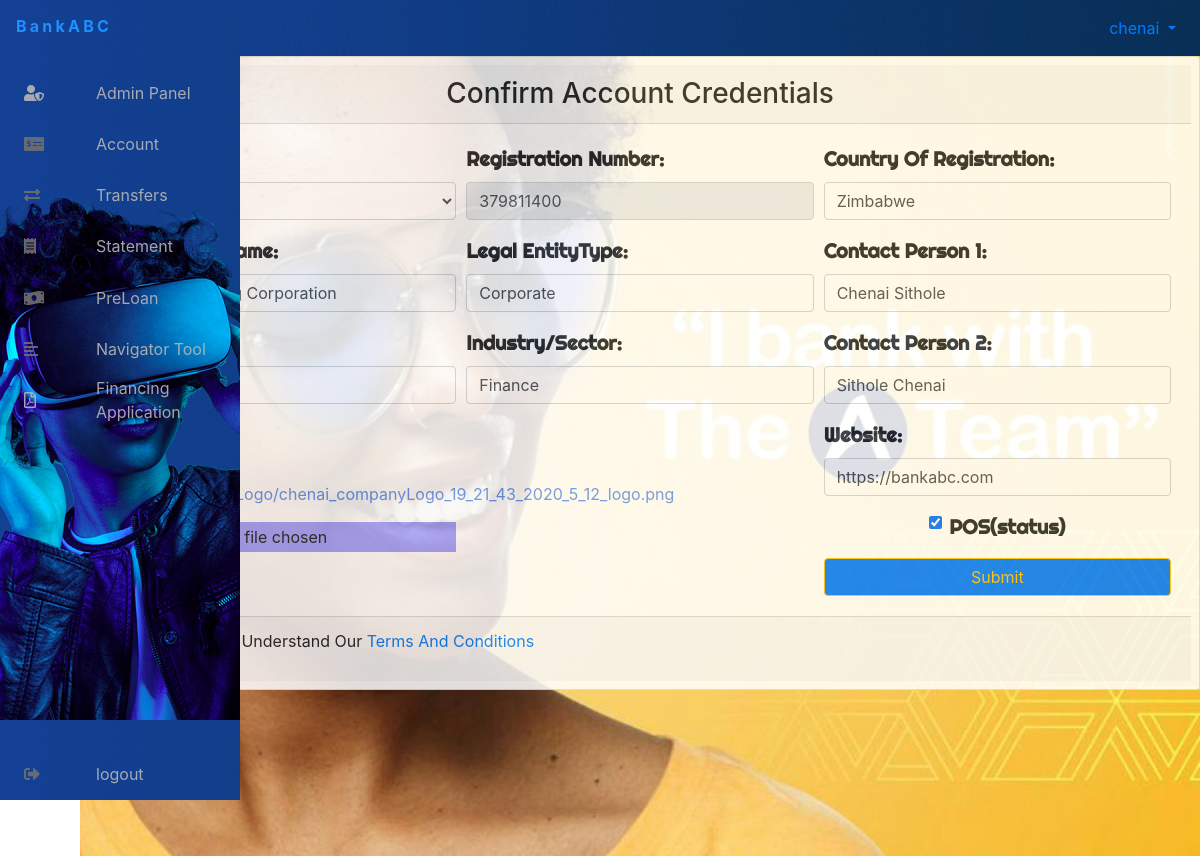
The page /corporate_application (signed in) on the database its author committed.
### bank/models.py (models this page shows, shortened)
class Account(AbstractBaseUser):
    email = models.EmailField(
        verbose_name='email', max_length=60, unique=True)
    username = models.CharField(max_length=30, unique=True)
    isCorporate = models.BooleanField(default=False)
    physicalAddress = models.CharField(max_length=60)
    postalAddress = models.CharField(max_length=60)
    phone = models.CharField(max_length=30)
    date_joined = models.DateTimeField(
        verbose_name='date joined', auto_now_add=True)
    last_login = models.DateTimeField(
        verbose_name='last login', auto_now=True)
    is_active = models.BooleanField(default=True)
    is_staff = models.BooleanField(default=False)
    is_admin = models.BooleanField(default=False)
    is_superuser = models.BooleanField(default=False)
    USERNAME_FIELD = 'email'
    REQUIRED_FIELDS = ['username', 'isCorporate']
    objects = MyAccountManager()
    class Meta:
        verbose_name = _('user')
        verbose_name_plural = _('users')
    def __str__(self):
        if self.isCorporate:
            try:
                return CorporateAccount.objects.get(account=self).legalEntityName
            except:
                return self.username
        else:
            try:
                ind = IndividualAccount.objects.get(account=self)
                return ind.title + ' ' + ind.firstName + ' ' + ind.lastName
            except:
                return self.username

class CorporateAccount(models.Model):
    account = models.ForeignKey(
        Account, on_delete=models.CASCADE)
    legalEntityName = models.CharField(max_length=60)
    tradingAs = models.CharField(max_length=60)
    logo = models.ImageField(null=True, blank=True,
                             upload_to=company_logo_uploader)
    registrationNum = models.CharField(max_length=60, unique=True)
    entityType = models.CharField(max_length=60)
    industrySector = models.CharField(max_length=60)
    dateOfReg = models.DateField(
        verbose_name='date of registration', auto_now_add=True)
    countryOfReg = models.CharField(max_length=60)
    contact1 = models.CharField(max_length=60)
    contact2 = models.CharField(max_length=60)
    website = models.CharField(max_length=60)
    pOS = models.BooleanField(default=False)

### bank/views.py (the view)
# urls.py: path('corporate_application', corporate_create_view, name='corporate'),
@login_required
def corporate_create_view(request):
    context = {}
    if request.method == 'POST':
        try:
            corporate = CorporateAccount.objects.get(account=request.user)
            form = CorporateCreateForm(
                request.POST, request.FILES, instance=corporate)
            context['corporate'] = corporate
            if form.is_valid():
                form.save()
            context['form'] = form
            print("Update View Seg")
            return redirect('bank:account')
        except:
            form = CorporateCreateForm(request.POST, request.FILES)
            if form.is_valid():
                form.save()
                context['form'] = form
                print("Create View Seg")
            else:
                print(form.errors)
            return redirect('bank:details')
    else:
        try:
            corporate = CorporateAccount.objects.get(account=request.user)
            form = CorporateCreateForm(instance=corporate)
            context['form'] = form
            context['corporate'] = corporate
        except:
            form = CorporateCreateForm()
            context['form'] = form
            context['reg'] = regNumber()
        return render(request, 'bank/corporate_create_form.html', context)

### bank/templates/bank/corporate_create_form.html (shortened to what this page needs)
{% extends "bank/base.html" %} {% load crispy_forms_tags %} {% load static %}
{% block main %}
<div style="opacity: 0.85;" class="card p-2">
  <h3 class="card-header text-center">
    Confirm Account Credentials
  </h3>
  <form class="card-body" enctype="multipart/form-data" method="POST">
    <div class="form-row">
      <div class="col-md-4">
        <div id="div_id_account" class="form-group">
          <label for="id_account" class="requiredField">
            <strong class="Righteous">User Account:</strong>
          </label>
          <div class="">
            <select name="account" class="select form-control" required id="id_account">
              <option value="">---------</option>
            </select>
          </div>
        </div>
        <div id="div_id_legalEntityName" class="form-group">
          <label for="id_legalEntityName" class="requiredField">
            <strong class="Righteous">Legal EntityName:</strong>
          </label>
          <div class="">
            <input type="text" name="legalEntityName" {% if corporate.legalEntityName %}
              value="{{ corporate.legalEntityName }}" {% endif %} maxlength="60"
              class="textinput textInput form-control" required id="id_legalEntityName" />
          </div>
        </div>
        <div id="div_id_tradingAs" class="form-group">
          <label for="id_tradingAs" class="requiredField">
            <strong class="Righteous">Trading As:</strong>
          </label>
          <div class="">
            <input type="text" name="tradingAs" {% if corporate.tradingAs %} value="{{ corporate.tradingAs }}"
              {% endif %} maxlength="60" class="textinput textInput form-control" required id="id_tradingAs" />
          </div>
        </div>
        <div id="div_id_logo" class="form-group">
          <label for="id_logo" class="requiredField">
            <strong class="Righteous">Logo:</strong>
          </label>
          <div class="">
            {% if corporate.logo %}
            <p>
              <strong>Current:</strong>
              <a style="color: cornflowerblue;" href="{{ corporate.logo.url }}">
                {{ corporate.logo.name }}
              </a>
            </p>
            {% endif %}
            <input type="file" name="logo" {% if corporate.logo %}value="{{ corporate.logo }}"
              {% else %}required{% endif %} accept="image/*" class="clearablefileinput form-control-file"
              id="id_logo" />
          </div>
        </div>
      </div>
      <div class="col-md-4">
        <div id="div_id_registrationNum" class="form-group">
          <label for="id_registrationNum" class="requiredField">
            <strong class="Righteous">Registration Number:</strong>
          </label>
          <div class="">
            <input readonly type="text" name="registrationNum" {% if corporate.registrationNum %}
              value="{{ corporate.registrationNum }}" {% endif %} {% if reg %} value="{{ reg }}" {% endif %}
              maxlength="60" class="textinput textInput form-control" required id="id_registrationNum" />
          </div>
        </div>
        <div id="div_id_entityType" class="form-group">
          <label for="id_entityType" class="requiredField">
            <strong class="Righteous">Legal EntityType:</strong>
          </label>
          <div class="">
            <input type="text" name="entityType" {% if corporate.entityType %} value="{{ corporate.entityType }}"
              {% endif %} maxlength="60" class="textinput textInput form-control" required id="id_entityType" />
          </div>
        </div>
        <div id="div_id_industrySector" class="form-group">
          <label for="id_industrySector" class="requiredField">
            <strong class="Righteous">Industry/Sector:</strong>
          </label>
          <div class="">
            <input type="text" name="industrySector" {% if corporate.industrySector %}
              value="{{ corporate.industrySector }}" {% endif %} maxlength="60" class="textinput textInput form-control"
              required id="id_industrySector" />
          </div>
        </div>
      </div>
      <div class="col-md-4">
        <div id="div_id_countryOfReg" class="form-group">
          <label for="id_countryOfReg" class="requiredField">
            <strong class="Righteous">Country Of Registration:</strong>
          </label>
          <div class="">
            <input type="text" name="countryOfReg" {% if corporate.countryOfReg %} value="{{ corporate.countryOfReg }}"
              {% endif %} maxlength="60" class="textinput textInput form-control" required id="id_countryOfReg" />
          </div>
        </div>
        <div id="div_id_contact1" class="form-group">
          <label for="id_contact1" class="requiredField">
            <strong class="Righteous">Contact Person 1:</strong>
          </label>
          <div class="">
            <input type="text" name="contact1" {% if corporate.contact1 %} value="{{ corporate.contact1 }}" {% endif %}
              maxlength="60" class="textinput textInput form-control" required id="id_contact1" />
          </div>
        </div>
        <div id="div_id_contact2" class="form-group">
          <label for="id_contact2" class="requiredField">
            <strong class="Righteous">Contact Person 2:</strong>
          </label>
          <div class="">
            <input type="text" name="contact2" {% if corporate.contact2 %} value="{{ corporate.contact2 }}" {% endif %}
              maxlength="60" class="textinput textInput form-control" required id="id_contact2" />
          </div>
        </div>
        <div id="div_id_website" class="form-group">
          <label for="id_website" class="requiredField">
            <strong class="Righteous">Website:</strong>
          </label>
          <div class="">
            <input type="text" name="website" {% if corporate.website %} value="{{ corporate.website }}" {% endif %}
              maxlength="60" class="textinput textInput form-control" required id="id_website" />
          </div>
        </div>
        <div class="text-center form-group">
          <div id="div_id_pOS" class="form-check">
            <input type="checkbox" name="pOS" {% if corporate.pOS %} checked value="True" {% endif %}
              class="checkboxinput form-check-input" id="id_pOS" />
            <label for="id_pOS" class="form-check-label">
              <strong class="Righteous">POS(status)</strong>
            </label>
          </div>
        </div>
        <input class="btn btn-block btn-primary btn-outline-warning" type="submit" value="Submit" />
      </div>
    </div>
  </form>
  <div class="card-footer text-center">
    <p class="text-center">
      Please Read And Understand Our
      <a href="https://www.bancabc.co.zw/terms_of_use">Terms And Conditions</a>
    </p>
  </div>
</div>
{% endblock main %}

### bank/templates/bank/base.html (shortened to what this page needs)
{% load static %}
<!DOCTYPE html>
<html lang="en">
<head>
    <link rel="stylesheet" href="{% static 'bank/base.css' %}" />
    <link rel="stylesheet" href="{% static 'bootstrap441/css/bootstrap.min.css' %}" />
    <link rel="stylesheet" href="{% static 'fontawesome513/css/all.css' %}" />
</head>
<body>
    <nav class="pavbar">
        <ul class="pavbar-pav">
            <li class="mylogo">
                <a style="text-decoration: none!important;" href="{% url 'bank:account' %}" class="pav-link-mylogo">
                    <span class="asth mylogo-text ">BankABC</span>
                </a>
            </li>
            {% if request.user.is_superuser %}
            <li class="pav-item">
                <a href="{% url 'bank:dashboard' %}" class="pav-link">
                    <i class="fas fa-user-shield"></i>
                    <span class="link-text">Admin Panel</span>
                </a>
            </li>
            {% endif %}
            <li class="pav-item">
                <a href="{% url 'bank:account' %}" class="pav-link">
                    <i aria-hidden="true" class="fas fa-money-check-alt fa-primary fa-secondary">
                  </i>
                    <span class="link-text">Account</span>
                </a>
            </li>
            <li class="pav-item">
                <a href="{% url 'bank:fundsTransfer' %}" class="pav-link">
                    <i aria-hidden="true" class="fas fa-exchange-alt fa-primary fa-secondary"></i>
                    <span class="link-text">Transfers</span>
                </a>
            </li>
            <li class="pav-item">
                <a href="{% url 'bank:statement' %}" class="pav-link">
                    <i aria-hidden="true" class="fas fa-receipt fa-primary fa-secondary"></i>
                    <span class="link-text">Statement</span>
                </a>
            </li>
            <li class="pav-item">
                {% if user.isCorporate %}
                <a class="pav-link" href="{% url 'bank:corporate' %}">
                    <i aria-hidden="true" class="fas fa-money-bill-wave fa-primary fa-secondary"></i>
                    <span class="link-text">PreLoan</span></a> {% else %}
                <a class="pav-link" href="{% url 'bank:individual' %}">
                    <i aria-hidden="true" class="fas fa-money-bill-wave fa-primary fa-secondary"></i>
                    <span class="link-text">PreLoan</span></a>
                {% endif %}
            </li>
            <li class="pav-item">
                <a href="{% url 'bank:catalog' %}" class="pav-link">
                    <i aria-hidden="true" class="fas fa-align-left fa-primary fa-secondary">
          </i>
                    <span class="link-text">Navigator Tool</span>
                </a>
            </li>
            <li class="pav-item">
                <a href="{% url 'bank:application' %}" class="pav-link">
                    <i class="far fa-file-pdf"></i>
                    <span class="link-text">Financing Application</span>
                </a>
            </li>
            <li class="pav-item">
                <a href="{% url 'bank:logout' %}" class="pav-link">
                    <i aria-hidden="true" class="fas fa-sign-out-alt fa-primary fa-secondary"></i>
                    <span class="link-text">logout</span>
                </a>
            </li>
        </ul>
    </nav>
    <div class="head">
        <nav class="navbar navbar-expand-sm">
            <a style="text-decoration: none!important;" class="navbar-brand" href="{% url 'bank:account' %}">
                <span class="asth ">BankABC</span>
            </a>
            <ul class="navbar-nav ml-auto">
                <li class="nav-item dropdown mr-auto">
                    <a class="nav-link dropdown-toggle" href="#" id="navbardrop" data-toggle="dropdown">
            {{ request.user.username }}
          </a>
                </li>
            </ul>
        </nav>
    </div>
    <main class="">
        {% block main %} {% endblock main %}
    </main>
</body>
</html>

### rows shown on the page
Account: user.username "chenai"
CorporateAccount: legalEntityName "African Banking Corporation", tradingAs "BankABC", logo.name "chenai/companyLogo/chenai_companyLogo_19_21_43_2020_5_12_logo.png", registrationNum "379811400", entityType "Corporate", industrySector "Finance", countryOfReg "Zimbabwe", contact1 "Chenai Sithole", contact2 "Sithole Chenai", website "https://bankabc.com", pOS "☑"
